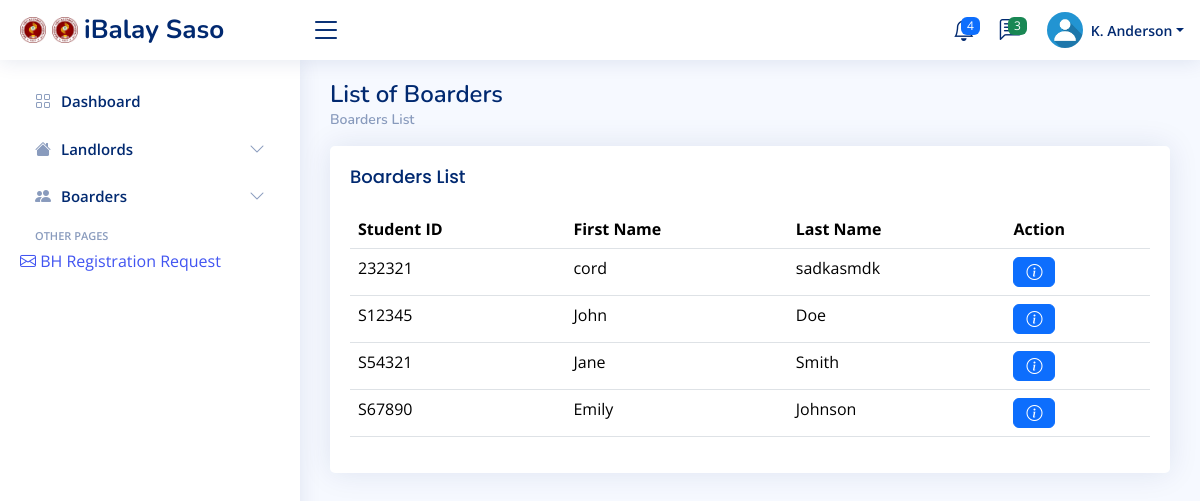
Page /saso/boarders/list_of_boarders.php on the committed database.
### tables this page shows
CREATE TABLE `tenant` (
  `TenantID` int(11) NOT NULL,
  `FirstName` varchar(50) NOT NULL,
  `LastName` varchar(50) NOT NULL,
  `Email` varchar(100) NOT NULL,
  `PhoneNumber` varchar(20) NOT NULL,
  `Password` varchar(255) NOT NULL,
  `student_id` varchar(20) NOT NULL,
  `address` varchar(255) NOT NULL,
  `gender` enum('Male','Female','Other') NOT NULL,
  `checked_out` tinyint(1) DEFAULT 0,
  `Evsu_student` tinyint(1) DEFAULT 0
);

### saso/boarders/views/boarders-show.php (the view, shortened to what this page needs)
<?php
include('../../database/config.php');
$query = "SELECT `TenantID`, `FirstName`, `LastName`, `Email`, `PhoneNumber`, `address`, `student_id`, `gender` FROM `tenant`";
$result = $conn->query($query);
$boarders = [];
if ($result->num_rows > 0) {
    while ($row = $result->fetch_assoc()) {
        $boarders[] = $row;
    }
}
?>
<main id="main" class="main">
    <div class="pagetitle">
        <h1>List of Boarders</h1>
        <nav>
            <ol class="breadcrumb">
                <li class="breadcrumb-item"><a href="#">Boarders List</a></li>
            </ol>
        </nav>
    </div>
    <div class="card">
        <div class="card-body">
            <h5 class="card-title">Boarders List</h5>
            <table class="table datatable">
                <thead>
                    <tr>
                        <th>Student ID</th>
                        <th>First Name</th>
                        <th>Last Name</th>
                        <th>Action</th>
                    </tr>
                </thead>
                <tbody>
                    <?php if (!empty($boarders)): ?>
                        <?php foreach ($boarders as $boarder): ?>
                            <tr>
                                <td><?php echo htmlspecialchars($boarder['student_id']); ?></td>
                                <td><?php echo htmlspecialchars($boarder['FirstName']); ?></td>
                                <td><?php echo htmlspecialchars($boarder['LastName']); ?></td>
                                <td>
                                    <button type="button" class="btn btn-primary view-details" data-bs-toggle="modal" data-bs-target="#viewDetailsModal" data-details="<?php echo htmlspecialchars(json_encode($boarder)); ?>" title="View Details">
                                        <i class="bi bi-info-circle"></i>
                                    </button>
                                </td>
                            </tr>
                        <?php endforeach; ?>
                    <?php else: ?>
                        <tr>
                            <td colspan="4">No boarders available!</td>
                        </tr>
                    <?php endif; ?>
                </tbody>
            </table>
        </div>
    </div>
</main>

### assets/css/style.css (style rules this page uses)
:root { scroll-behavior: smooth; }
body { font-family: "Open Sans", sans-serif; background: #f6f9ff; color: #444444; }
a { color: #4154f1; text-decoration: none; }
h1, h2, h3, h4, h5, h6 { font-family: "Nunito", sans-serif; }
#main { margin-top: 60px; padding: 20px 30px; transition: all 0.3s; }
.pagetitle { margin-bottom: 10px; }
.pagetitle h1 { font-size: 24px; margin-bottom: 0; font-weight: 600; color: #012970; }
.card { margin-bottom: 30px; border: none; border-radius: 5px; box-shadow: 0px 0 30px rgba(1, 41, 112, 0.1); }
.card-title { padding: 20px 0 15px 0; font-size: 18px; font-weight: 500; color: #012970; font-family: "Poppins", sans-serif; }
.card-body { padding: 0 20px 20px 20px; }
.breadcrumb { font-size: 14px; font-family: "Nunito", sans-serif; color: #899bbd; font-weight: 600; }
.breadcrumb a { color: #899bbd; transition: 0.3s; }
.breadcrumb .breadcrumb-item::before { color: #899bbd; }
@media (min-width: 1200px) { #main, #footer { margin-left: 300px; } }

### rows in the picture
tenant: student "232321", FirstName "cord", LastName "sadkasmdk"
tenant: student "S12345", FirstName "John", LastName "Doe"
tenant: student "S54321", FirstName "Jane", LastName "Smith"
tenant: student "S67890", FirstName "Emily", LastName "Johnson"
